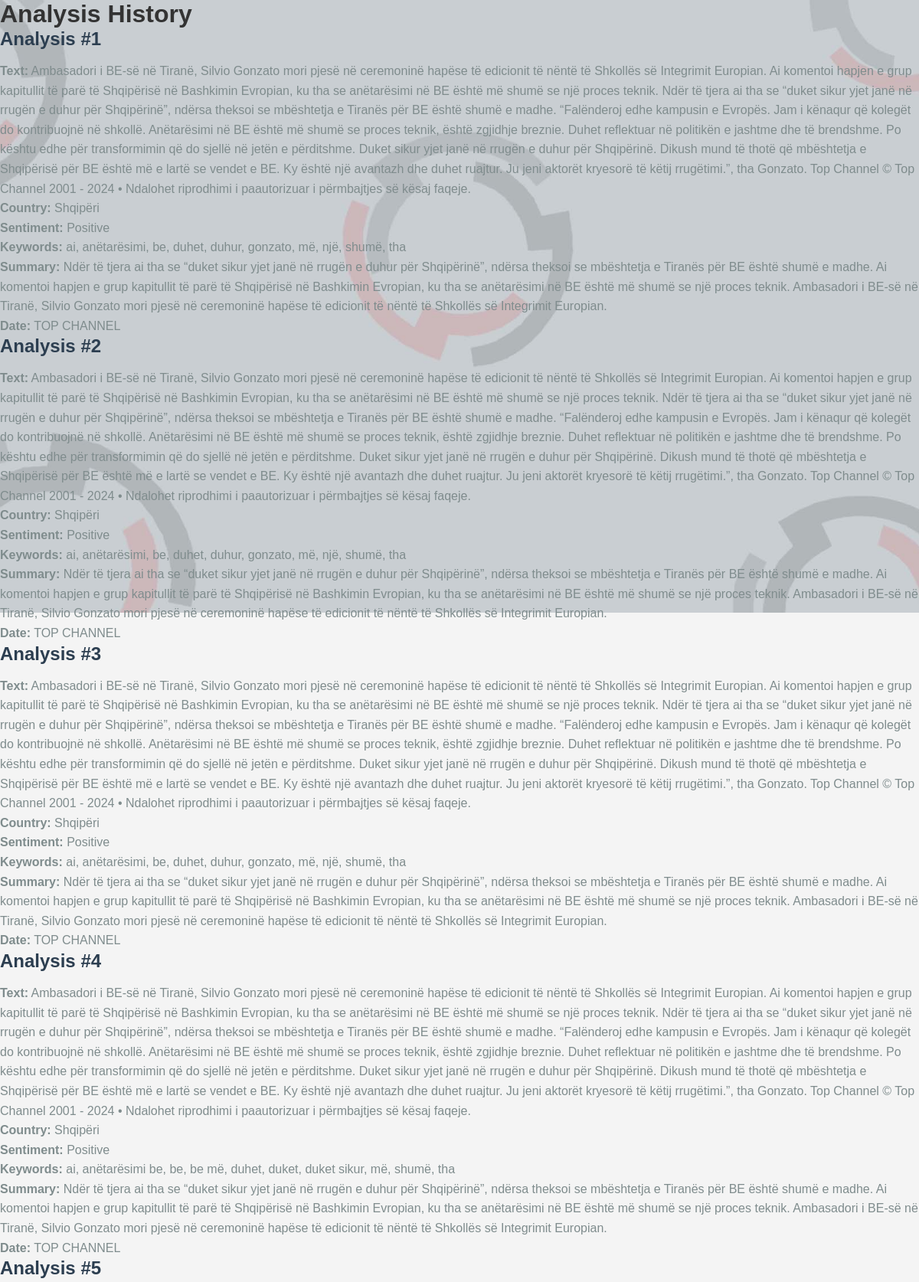
The app's page /history (upper part) with its own data.
### tables this page shows
CREATE TABLE news (
                            id INTEGER PRIMARY KEY AUTOINCREMENT,
                            text TEXT,
                            country TEXT,
                            sentiment TEXT,
                            keywords TEXT,
                            summary TEXT,
                            channel TEXT,
                            month TEXT,
                            created_at TIMESTAMP DEFAULT CURRENT_TIMESTAMP);

### news-project/app.py (the view)
@app.route('/history')
def history():
    conn = get_db_connection()
    if conn:
        try:
            records = conn.execute('SELECT * FROM news ORDER BY created_at DESC').fetchall()
            conn.close()
            return render_template('history.html', records=records)
        except sqlite3.Error as e:
            print(f"Error fetching history data: {e}")
            return "Error fetching history data."
    return "Error connecting to the database."

### news-project/app.py (called while the page is built)
def get_db_connection():
    try:
        conn = sqlite3.connect('news_analysis.db')
        conn.row_factory = sqlite3.Row
        return conn
    except sqlite3.DatabaseError as e:
        print("Error connecting to the database:", e)
        return None

### news-project/templates/history.html (shortened to what this page needs)
<!DOCTYPE html>
<html lang="en">
<head>
    <link rel="stylesheet" href="{{ url_for('static', filename='results.css') }}">
</head>
<body>
    <h1>Analysis History</h1>
    {% if records %}
        <div class="history-container">
            {% for record in records %}
                <div class="history-entry">
                    <h2>Analysis #{{ loop.index }}</h2>
                    <p><strong>Text:</strong> {{ record[1] }}</p>
                    <p><strong>Country:</strong> {{ record[2] }}</p>
                    <p><strong>Sentiment:</strong> {{ record[3] }}</p>
                    <p><strong>Keywords:</strong> {{ record[4] }}</p>
                    <p><strong>Summary:</strong> {{ record[5] }}</p>
                    <p><strong>Date:</strong> {{ record[6] }}</p>
                </div>
            {% endfor %}
        </div>
    {% else %}
        <p>No analysis history available.</p>
    {% endif %}
    <br>
</body>
</html>

### news-project/static/results.css (style rules this page uses)
* { margin: 0; padding: 0; box-sizing: border-box; }
body { font-family: Arial, sans-serif; color: #333; background-image: url('/static/results.jpg'); background-size: cover; background-position: center center; background-repeat: no-repeat; background-color: #f4f4f4; }
h2 { font-size: 24px; color: #2c3e50; margin-bottom: 15px; }
p { font-size: 16px; line-height: 1.6; color: #7f8c8d; }

### records on screen
news: text "Ambasadori i BE-së në Tiranë, Silvio Gonzato mori pjesë në ceremoninë hapëse të edicionit të nëntë të Shkollës së Integrimit Europian. Ai komentoi hapjen e grup kapitullit të parë të Shqipërisë në Bashkimin Evropian, ku tha se anëtarësimi në BE është më shumë se një proces teknik. Ndër të tjera ai tha se “duket sikur yjet janë në rrugën e duhur për Shqipërinë”, ndërsa theksoi se mbështetja e Tiranës për BE është shumë e madhe. “Falënderoj edhe kampusin e Evropës. Jam i kënaqur që kolegët do kontribuojnë në shkollë. Anëtarësimi në BE është më shumë se proces teknik, është zgjidhje breznie. Duhet reflektuar në politikën e jashtme dhe të brendshme. Po kështu edhe për transformimin që do sjellë…", country "Shqipëri", sentiment "Positive", keywords "ai, anëtarësimi, be, duhet, duhur, gonzato, më, një, shumë, tha", summary "Ndër të tjera ai tha se “duket sikur yjet janë në rrugën e duhur për Shqipërinë”, ndërsa theksoi se mbështetja e Tiranës për BE është shumë e madhe. Ai komentoi hapjen e grup kapitullit të parë të Shqipërisë në Bashkimin Evropian, ku tha se anëtarësimi në BE është më shumë se një proces teknik. Ambasadori i BE-së në Tiranë, Silvio Gonzato mori pjesë në ceremoninë hapëse të edicionit të nëntë të Shkollës së Integrimit Europian.", channel "TOP CHANNEL"
news: text "Ambasadori i BE-së në Tiranë, Silvio Gonzato mori pjesë në ceremoninë hapëse të edicionit të nëntë të Shkollës së Integrimit Europian. Ai komentoi hapjen e grup kapitullit të parë të Shqipërisë në Bashkimin Evropian, ku tha se anëtarësimi në BE është më shumë se një proces teknik. Ndër të tjera ai tha se “duket sikur yjet janë në rrugën e duhur për Shqipërinë”, ndërsa theksoi se mbështetja e Tiranës për BE është shumë e madhe. “Falënderoj edhe kampusin e Evropës. Jam i kënaqur që kolegët do kontribuojnë në shkollë. Anëtarësimi në BE është më shumë se proces teknik, është zgjidhje breznie. Duhet reflektuar në politikën e jashtme dhe të brendshme. Po kështu edhe për transformimin që do sjellë…", country "Shqipëri", sentiment "Positive", keywords "ai, anëtarësimi, be, duhet, duhur, gonzato, më, një, shumë, tha", summary "Ndër të tjera ai tha se “duket sikur yjet janë në rrugën e duhur për Shqipërinë”, ndërsa theksoi se mbështetja e Tiranës për BE është shumë e madhe. Ai komentoi hapjen e grup kapitullit të parë të Shqipërisë në Bashkimin Evropian, ku tha se anëtarësimi në BE është më shumë se një proces teknik. Ambasadori i BE-së në Tiranë, Silvio Gonzato mori pjesë në ceremoninë hapëse të edicionit të nëntë të Shkollës së Integrimit Europian.", channel "TOP CHANNEL"
news: text "Ambasadori i BE-së në Tiranë, Silvio Gonzato mori pjesë në ceremoninë hapëse të edicionit të nëntë të Shkollës së Integrimit Europian. Ai komentoi hapjen e grup kapitullit të parë të Shqipërisë në Bashkimin Evropian, ku tha se anëtarësimi në BE është më shumë se një proces teknik. Ndër të tjera ai tha se “duket sikur yjet janë në rrugën e duhur për Shqipërinë”, ndërsa theksoi se mbështetja e Tiranës për BE është shumë e madhe. “Falënderoj edhe kampusin e Evropës. Jam i kënaqur që kolegët do kontribuojnë në shkollë. Anëtarësimi në BE është më shumë se proces teknik, është zgjidhje breznie. Duhet reflektuar në politikën e jashtme dhe të brendshme. Po kështu edhe për transformimin që do sjellë…", country "Shqipëri", sentiment "Positive", keywords "ai, anëtarësimi, be, duhet, duhur, gonzato, më, një, shumë, tha", summary "Ndër të tjera ai tha se “duket sikur yjet janë në rrugën e duhur për Shqipërinë”, ndërsa theksoi se mbështetja e Tiranës për BE është shumë e madhe. Ai komentoi hapjen e grup kapitullit të parë të Shqipërisë në Bashkimin Evropian, ku tha se anëtarësimi në BE është më shumë se një proces teknik. Ambasadori i BE-së në Tiranë, Silvio Gonzato mori pjesë në ceremoninë hapëse të edicionit të nëntë të Shkollës së Integrimit Europian.", channel "TOP CHANNEL"
news: text "Ambasadori i BE-së në Tiranë, Silvio Gonzato mori pjesë në ceremoninë hapëse të edicionit të nëntë të Shkollës së Integrimit Europian. Ai komentoi hapjen e grup kapitullit të parë të Shqipërisë në Bashkimin Evropian, ku tha se anëtarësimi në BE është më shumë se një proces teknik. Ndër të tjera ai tha se “duket sikur yjet janë në rrugën e duhur për Shqipërinë”, ndërsa theksoi se mbështetja e Tiranës për BE është shumë e madhe. “Falënderoj edhe kampusin e Evropës. Jam i kënaqur që kolegët do kontribuojnë në shkollë. Anëtarësimi në BE është më shumë se proces teknik, është zgjidhje breznie. Duhet reflektuar në politikën e jashtme dhe të brendshme. Po kështu edhe për transformimin që do sjellë…", country "Shqipëri", sentiment "Positive", keywords "ai, anëtarësimi be, be, be më, duhet, duket, duket sikur, më, shumë, tha", summary "Ndër të tjera ai tha se “duket sikur yjet janë në rrugën e duhur për Shqipërinë”, ndërsa theksoi se mbështetja e Tiranës për BE është shumë e madhe. Ai komentoi hapjen e grup kapitullit të parë të Shqipërisë në Bashkimin Evropian, ku tha se anëtarësimi në BE është më shumë se një proces teknik. Ambasadori i BE-së në Tiranë, Silvio Gonzato mori pjesë në ceremoninë hapëse të edicionit të nëntë të Shkollës së Integrimit Europian.", channel "TOP CHANNEL"
